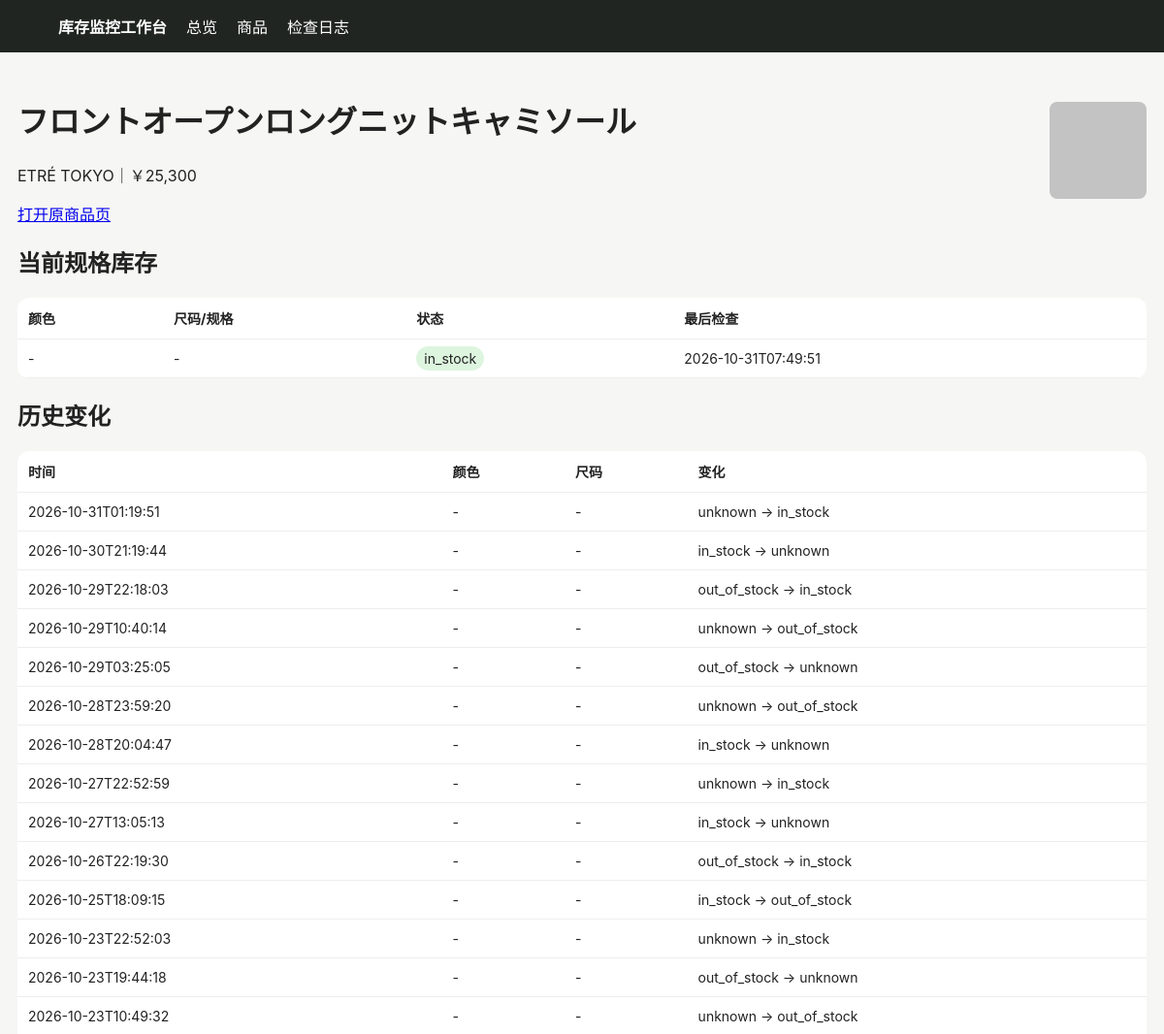
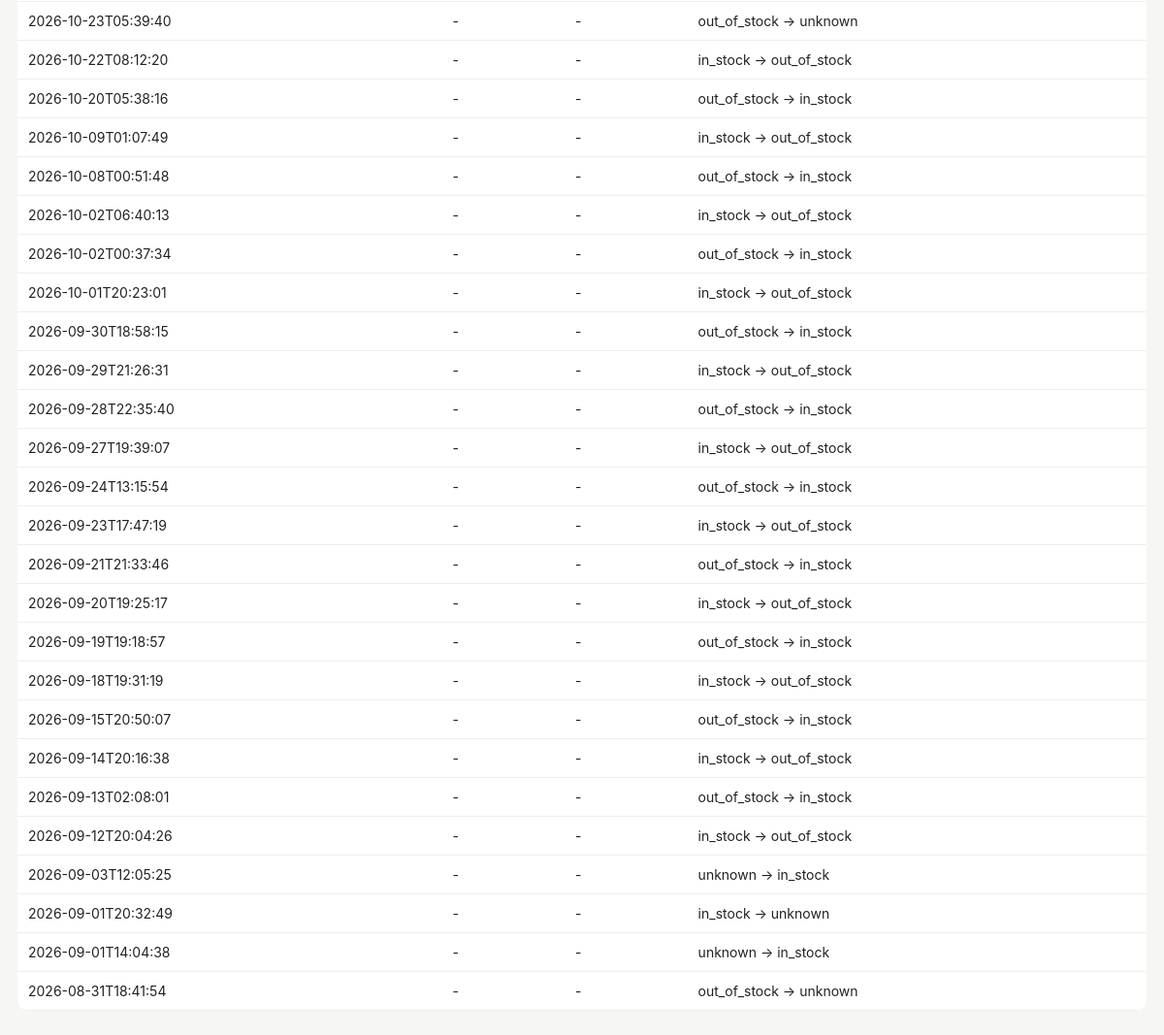
Page /product/558 on the committed database (2 pictures, top to bottom).
### tables this page shows
CREATE TABLE products (
 id INTEGER PRIMARY KEY AUTOINCREMENT,
 site TEXT NOT NULL,
 url TEXT NOT NULL UNIQUE,
 name TEXT NOT NULL,
 price TEXT,
 image_url TEXT,
 first_seen TEXT NOT NULL,
 last_seen TEXT NOT NULL
);

CREATE TABLE variants (
 id INTEGER PRIMARY KEY AUTOINCREMENT,
 product_id INTEGER NOT NULL,
 color TEXT NOT NULL DEFAULT '',
 size TEXT NOT NULL DEFAULT '',
 status TEXT NOT NULL,
 last_checked TEXT NOT NULL,
 UNIQUE(product_id, color, size)
);

CREATE TABLE changes (
 id INTEGER PRIMARY KEY AUTOINCREMENT,
 product_id INTEGER NOT NULL,
 color TEXT NOT NULL DEFAULT '',
 size TEXT NOT NULL DEFAULT '',
 old_status TEXT NOT NULL,
 new_status TEXT NOT NULL,
 detected_at TEXT NOT NULL
);

### app/main.py (the view)
@app.get("/product/{pid}")
def product(request: Request, pid: int):
    with conn() as c:
        p=c.execute("SELECT * FROM products WHERE id=?",(pid,)).fetchone()
        vs=c.execute("SELECT * FROM variants WHERE product_id=? ORDER BY color,size",(pid,)).fetchall()
        cs=c.execute("SELECT * FROM changes WHERE product_id=? ORDER BY detected_at DESC",(pid,)).fetchall()
    return templates.TemplateResponse("product.html", {"request":request,"p":p,"variants":vs,"changes":cs})

### app/templates/product.html
{% extends "base.html" %}{% block content %}<div class="top"><div><h1>{{p.name}}</h1><p>{{p.site}}｜{{p.price}}</p><a href="{{p.url}}" target="_blank">打开原商品页</a></div>{% if p.image_url %}<img class="thumb" style="width:100px;height:100px" src="{{p.image_url}}">{% endif %}</div>
<h2>当前规格库存</h2><table><tr><th>颜色</th><th>尺码/规格</th><th>状态</th><th>最后检查</th></tr>{% for v in variants %}<tr><td>{{v.color or "-"}}</td><td>{{v.size or "-"}}</td><td><span class="badge {{v.status}}">{{v.status}}</span></td><td>{{v.last_checked}}</td></tr>{% endfor %}</table>
<h2>历史变化</h2><table><tr><th>时间</th><th>颜色</th><th>尺码</th><th>变化</th></tr>{% for c in changes %}<tr><td>{{c.detected_at}}</td><td>{{c.color or "-"}}</td><td>{{c.size or "-"}}</td><td>{{c.old_status}} → {{c.new_status}}</td></tr>{% endfor %}</table>{% endblock %}

### app/templates/base.html (style rules this page uses)
body { font-family:-apple-system,BlinkMacSystemFont,"Segoe UI",sans-serif;background:#f6f6f4;color:#222;margin:0 }
table { width:100%;border-collapse:collapse;background:#fff;border-radius:12px;overflow:hidden }
th,td { padding:11px;border-bottom:1px solid #eee;text-align:left;font-size:14px }
.badge { padding:4px 8px;border-radius:999px;background:#eee }
.in_stock { background:#ddf5df }
img.thumb { width:52px;height:52px;object-fit:cover;border-radius:8px }
.top { display:flex;justify-content:space-between;align-items:center;margin-bottom:18px }

### rows in the picture
products: name "フロントオープンロングニットキャミソール", site "ETRÉ TOKYO", price "￥25,300", image_url (picture)
variants: color "-", size "-", status "in_stock", last_checked "2026-10-31T07:49:51"
changes: detected_at "2026-09-24T13:15:54", color "-", size "-", old_status "out_of_stock", new_status "in_stock"
changes: detected_at "2026-09-23T17:47:19", color "-", size "-", old_status "in_stock", new_status "out_of_stock"
changes: detected_at "2026-09-21T21:33:46", color "-", size "-", old_status "out_of_stock", new_status "in_stock"
changes: detected_at "2026-09-20T19:25:17", color "-", size "-", old_status "in_stock", new_status "out_of_stock"
changes: detected_at "2026-09-19T19:18:57", color "-", size "-", old_status "out_of_stock", new_status "in_stock"
changes: detected_at "2026-09-18T19:31:19", color "-", size "-", old_status "in_stock", new_status "out_of_stock"
changes: detected_at "2026-09-15T20:50:07", color "-", size "-", old_status "out_of_stock", new_status "in_stock"
changes: detected_at "2026-09-14T20:16:38", color "-", size "-", old_status "in_stock", new_status "out_of_stock"
changes: detected_at "2026-09-13T02:08:01", color "-", size "-", old_status "out_of_stock", new_status "in_stock"
changes: detected_at "2026-09-12T20:04:26", color "-", size "-", old_status "in_stock", new_status "out_of_stock"
changes: detected_at "2026-09-03T12:05:25", color "-", size "-", old_status "unknown", new_status "in_stock"
changes: detected_at "2026-09-01T20:32:49", color "-", size "-", old_status "in_stock", new_status "unknown"
changes: detected_at "2026-09-01T14:04:38", color "-", size "-", old_status "unknown", new_status "in_stock"
changes: detected_at "2026-08-31T18:41:54", color "-", size "-", old_status "out_of_stock", new_status "unknown"

### other values in the picture
{{ c.detected_at }} "2026-10-31T01:19:51" "2026-10-30T21:19:44" "2026-10-29T22:18:03" "2026-10-29T10:40:14" "2026-10-29T03:25:05" "2026-10-28T23:59:20" "2026-10-28T20:04:47" "2026-10-27T22:52:59" "2026-10-27T13:05:13" "2026-10-26T22:19:30" "2026-10-25T18:09:15" "2026-10-23T22:52:03" "2026-10-23T19:44:18" "2026-10-23T10:49:32" "2026-10-23T05:39:40" "2026-10-22T08:12:20" "2026-10-20T05:38:16" "2026-10-09T01:07:49" "2026-10-08T00:51:48" "2026-10-02T06:40:13" "2026-10-02T00:37:34" "2026-10-01T20:23:01" "2026-09-30T18:58:15" "2026-09-29T21:26:31" "2026-09-28T22:35:40" "2026-09-27T19:39:07"
{{ c.color or "-" }} "-" "-" "-" "-" "-" "-" "-" "-" "-" "-" "-" "-" "-" "-" "-" "-" "-" "-" "-" "-" "-" "-" "-" "-" "-" "-"
{{ c.size or "-" }} "-" "-" "-" "-" "-" "-" "-" "-" "-" "-" "-" "-" "-" "-" "-" "-" "-" "-" "-" "-" "-" "-" "-" "-" "-" "-"
{{ c.old_status }} "unknown" "in_stock" "out_of_stock" "unknown" "out_of_stock" "unknown" "in_stock" "unknown" "in_stock" "out_of_stock" "in_stock" "unknown" "out_of_stock" "unknown" "out_of_stock" "in_stock" "out_of_stock" "in_stock" "out_of_stock" "in_stock" "out_of_stock" "in_stock" "out_of_stock" "in_stock" "out_of_stock" "in_stock"
{{ c.new_status }} "in_stock" "unknown" "in_stock" "out_of_stock" "unknown" "out_of_stock" "unknown" "in_stock" "unknown" "in_stock" "out_of_stock" "in_stock" "unknown" "out_of_stock" "unknown" "out_of_stock" "in_stock" "out_of_stock" "in_stock" "out_of_stock" "in_stock" "out_of_stock" "in_stock" "out_of_stock" "in_stock" "out_of_stock"
